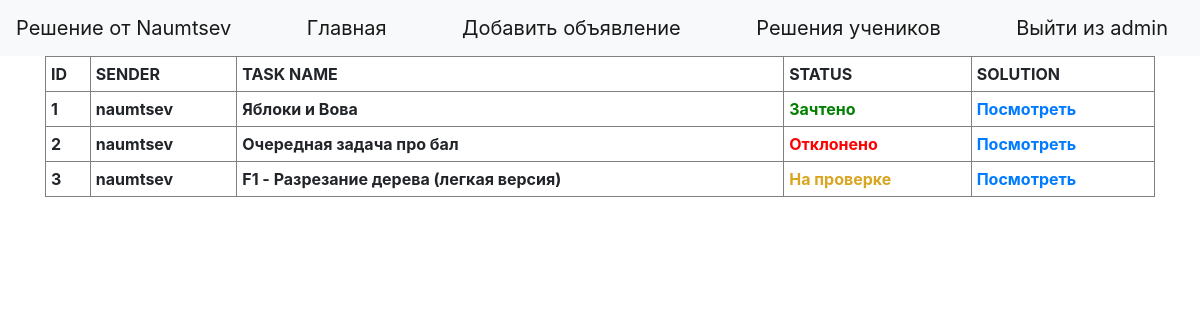
The page /solutions (signed in) on the database its author committed.
### solution.py (models this page shows, shortened)
class YandexLyceumStudent(db.Model):
    id = db.Column(db.Integer, primary_key=True)
    username = db.Column(db.String(80), unique=True, nullable=False)
    name = db.Column(db.String(80), unique=False, nullable=False)
    surname = db.Column(db.String(80), unique=False, nullable=False)
    email = db.Column(db.String(120), unique=True, nullable=False)
    password = db.Column(db.String(120), unique=False, nullable=False)

class SolutionAttempt(db.Model):
    id = db.Column(db.Integer, primary_key=True)
    task = db.Column(db.String(120), unique=False, nullable=False)
    code = db.Column(db.String(2000), unique=False, nullable=False)
    status = db.Column(db.String(50), unique=False, nullable=False)
    student_id = db.Column(db.Integer,
                           db.ForeignKey('yandex_lyceum_student.id'),
                           nullable=False)
    student = db.relationship('YandexLyceumStudent',
                              backref=db.backref('SolutionAttempts',
                                                 lazy=True))

### solution.py (the view)
@app.route('/solutions')
def solutions():
    if 'username' not in session:
        return redirect('/login')
    if session['username'] not in ADMINS:
        return redirect('/')
    all = SolutionAttempt.query.all()
    arr = []
    for i in all:
        id = i.id
        sender = i.student.username
        task = i.task
        status = i.status
        arr.append((id, sender, task, status))
    return render_template('admin_solutions.html', session=session, ADMINS=ADMINS, solutions=arr, sz=len(arr))

### templates/admin_solutions.html
{% extends "base.html" %}
{% block content %}
  {% if sz == 0%}
    <h1> <a style="margin:300px;" >Список решений учеников пуст </a></h1>
      {% else %}
<div>
    <table border="1" width="100%" cellpadding="5" >
      <th>ID</th>
      <th>SENDER</th>
      <th>TASK NAME</th>
      <th>STATUS</th>
      <th>SOLUTION</th>
      {% for id, sender, task_name, status in solutions %}
      <tr>
          <th>{{id}}</th>
          <th>{{sender}}</th>
          <th>{{task_name}}</th>
          {% if status == 'На проверке'%}
          <th style="color:#DAA520">{{status}}</th>
          {% endif %}
            {% if status == 'Зачтено'%}
          <th style="color:green">{{status}}</th>
          {% endif %}
            {% if status == 'Отклонено'%}
          <th style="color:red">{{status}}</th>
          {% endif %}
          <th> <a href="/change_status/{{id}}">Посмотреть</a></th>
    </tr>
      {% endfor %}
       </table>
    </div>
    {% endif%}
{% endblock %}

### rows shown on the page
YandexLyceumStudent: solutions "naumtsev" "naumtsev" "naumtsev"
SolutionAttempt: solutions "Яблоки и Вова", solutions "Зачтено"
SolutionAttempt: solutions "Очередная задача про бал", solutions "Отклонено"
SolutionAttempt: solutions "F1 - Разрезание дерева (легкая версия)", solutions "На проверке"

### other values the page prints
{{ session["username"] }} "admin"
{{ id }} "1" "2" "3"
